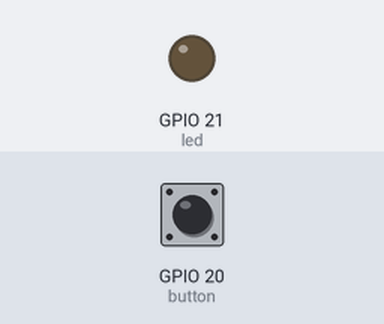
A program run on a simulated Raspberry Pi (BCM pin numbers). On the bench: output pins drawn as LEDs (lit = HIGH). Inputs (shaded band) come from the test bench; at power-on: GPIO 20 (button) LOW. What the program prints to the terminal is not drawn.

Above: at 1.2 s.
1.3 s: GPIO 20 (button) pulled HIGH for 0.15 s
At 1.37 s:
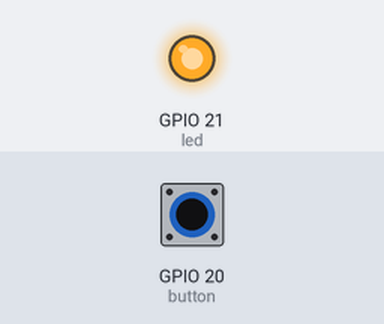
2.9 s: GPIO 20 (button) pulled HIGH for 3.2 s
At 6.9 s:
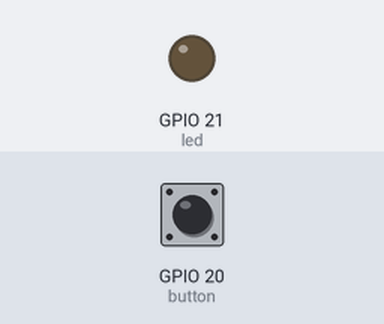
Timing chart, 0 to 8.4 s (numbered marks = the images above; inputs shaded):
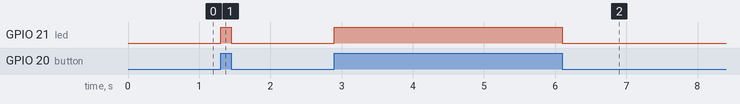

The program:

ledpy.py
```python
import RPi.GPIO as GPIO
import time

led=21
button=20
GPIO.setwarnings(False)

GPIO.setmode(GPIO.BCM)

GPIO.setup(led, GPIO.OUT)
GPIO.setup(button,GPIO.IN)

while True:

    num =GPIO.input(button)
    print(num)
    if (num==1):


        GPIO.output(led,GPIO.HIGH)

    else:

        GPIO.output(led,GPIO.LOW)
```

Measured:
- after the input at 1.3 s, GPIO 21 (led): LOW → HIGH at once, → LOW 0.15 s later
- after the input at 2.9 s, GPIO 21 (led): LOW → HIGH at once, → LOW 3.2 s later
